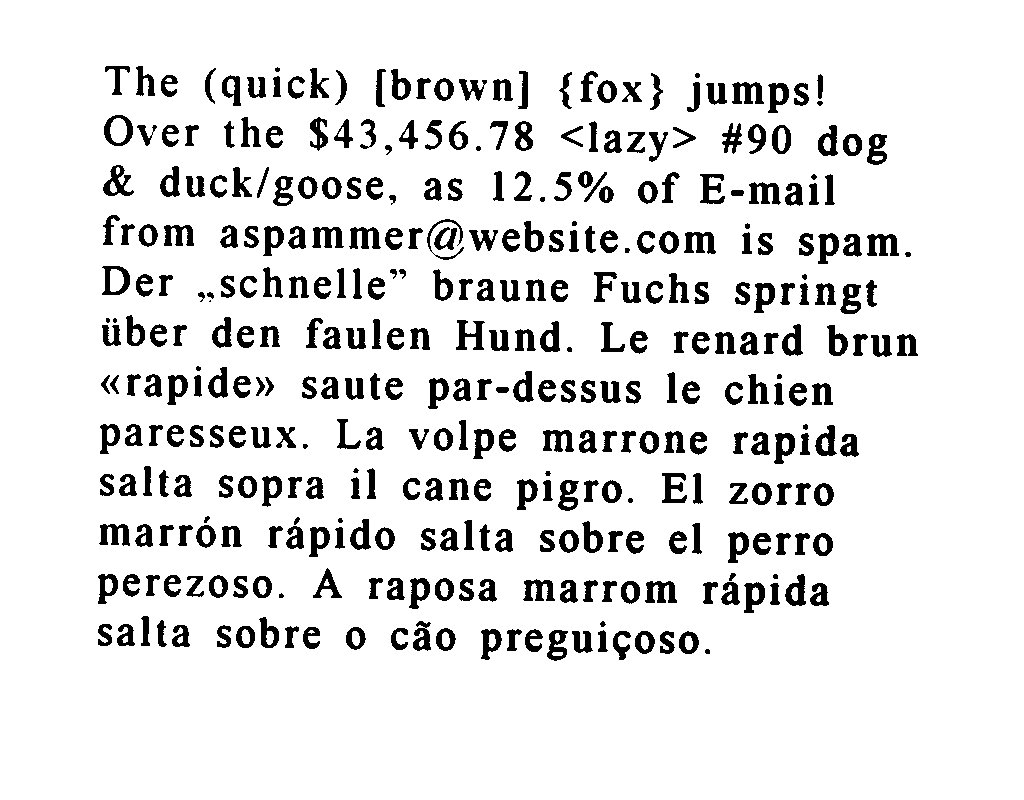
#> input picture data/test-european.jpg, 1024 x 800 px
$ python -i ocr_processing.py   (imports and definitions only)
#> lines starting #> are read from the running program, lines starting #| are printed output that depends on the picture; after the words box and inside, x2 and y2 are one past the last pixel; in counts of white or black regions, pixels touching at a corner belong together
#> further down, picture is the input picture: shape (800, 1024, 3); min 0, max 255, mean 229
# ocr_processing.py

import pytesseract
import re
import ast
import cv2
from constants import allowed_operators
import numpy as np
import base64
import io


# [23 lines left out: function safe_eval, not called in this run]


def image_processing(image):
    image_np = np.array(image)
    gray = cv2.cvtColor(image_np, cv2.COLOR_BGR2GRAY)
    blurred = cv2.GaussianBlur(gray, (5, 5), 0)
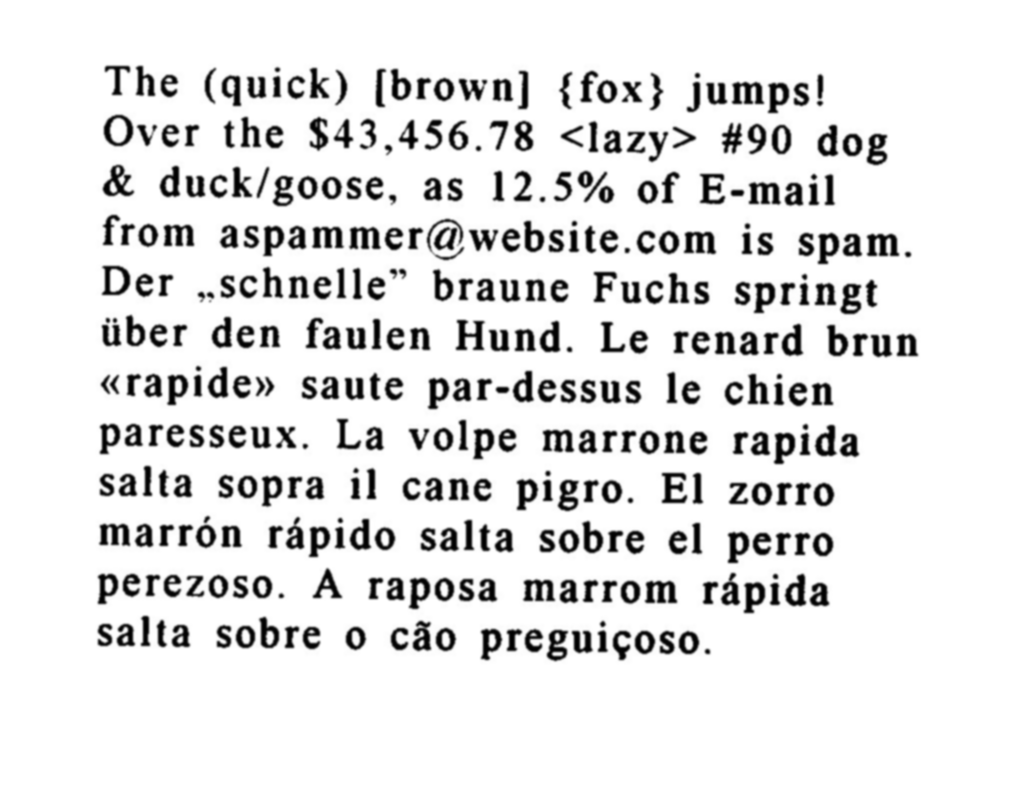
#> blurred: shape (800, 1024); min 0, max 255, mean 229
    thresh = cv2.adaptiveThreshold(blurred, 255, cv2.ADAPTIVE_THRESH_GAUSSIAN_C, cv2.THRESH_BINARY_INV, 11, 2)
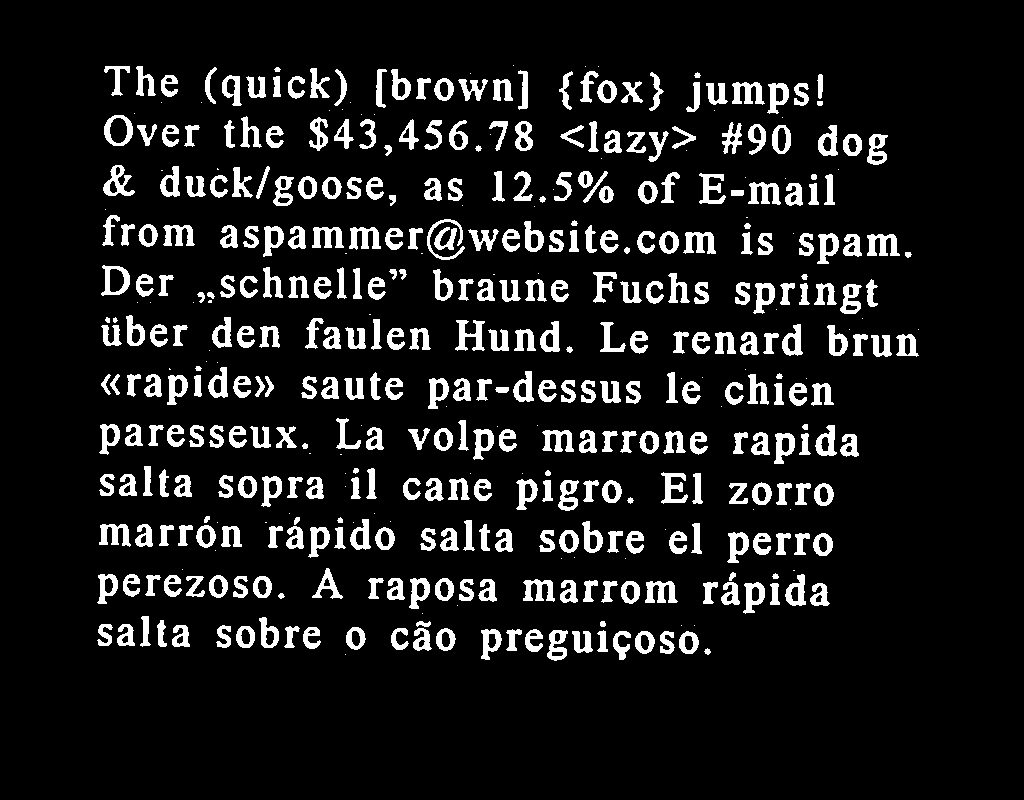
#> thresh: shape (800, 1024); 10.4% white; 455 white regions (80 under 20 px), largest, box (x1, y1, x2, y2) and area: (455, 320, 485, 351) 472, (867, 234, 900, 256) 459, (732, 82, 765, 105) 451
    return thresh


# [103 lines left out: functions get_clean_text_from_image, get_text_from_im_easy, get_text_from_im_gpt, solve_operation, not called in this run]

>>> import cv2
>>> picture = cv2.imread('data/test-european.jpg')
>>> result = image_processing(picture)

$ run again, on data/test.jpg
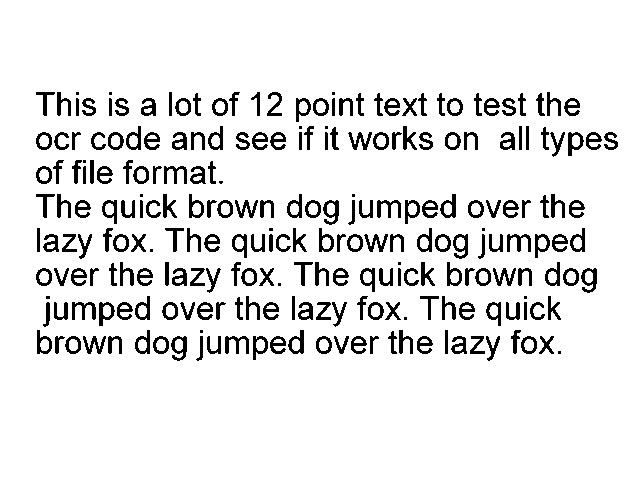
#> input picture data/test.jpg, 640 x 480 px
#> picture is the input picture: shape (480, 640, 3); min 0, max 255, mean 230.7
#> in image_processing, `blurred = cv2.GaussianBlur(gray, (5, 5), 0)`:
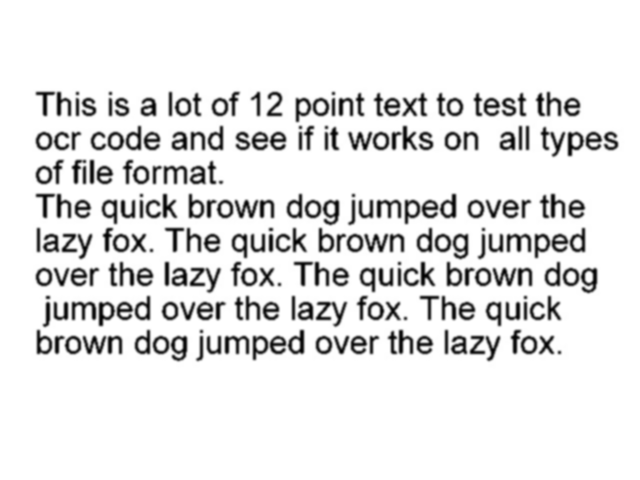
#> blurred: shape (480, 640); min 1, max 255, mean 230.8
#> in image_processing, `thresh = cv2.adaptiveThreshold(blurred, 255, cv2.ADAPTIVE_THRESH_GAUSS..`:
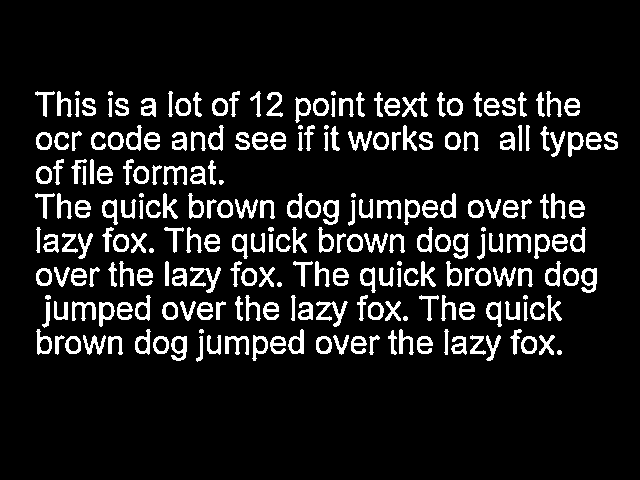
#> thresh: shape (480, 640); 10.5% white; 235 white regions (10 under 20 px), largest, box (x1, y1, x2, y2) and area: (190, 267, 221, 293) 303, (316, 301, 348, 327) 300, (402, 92, 428, 117) 250
